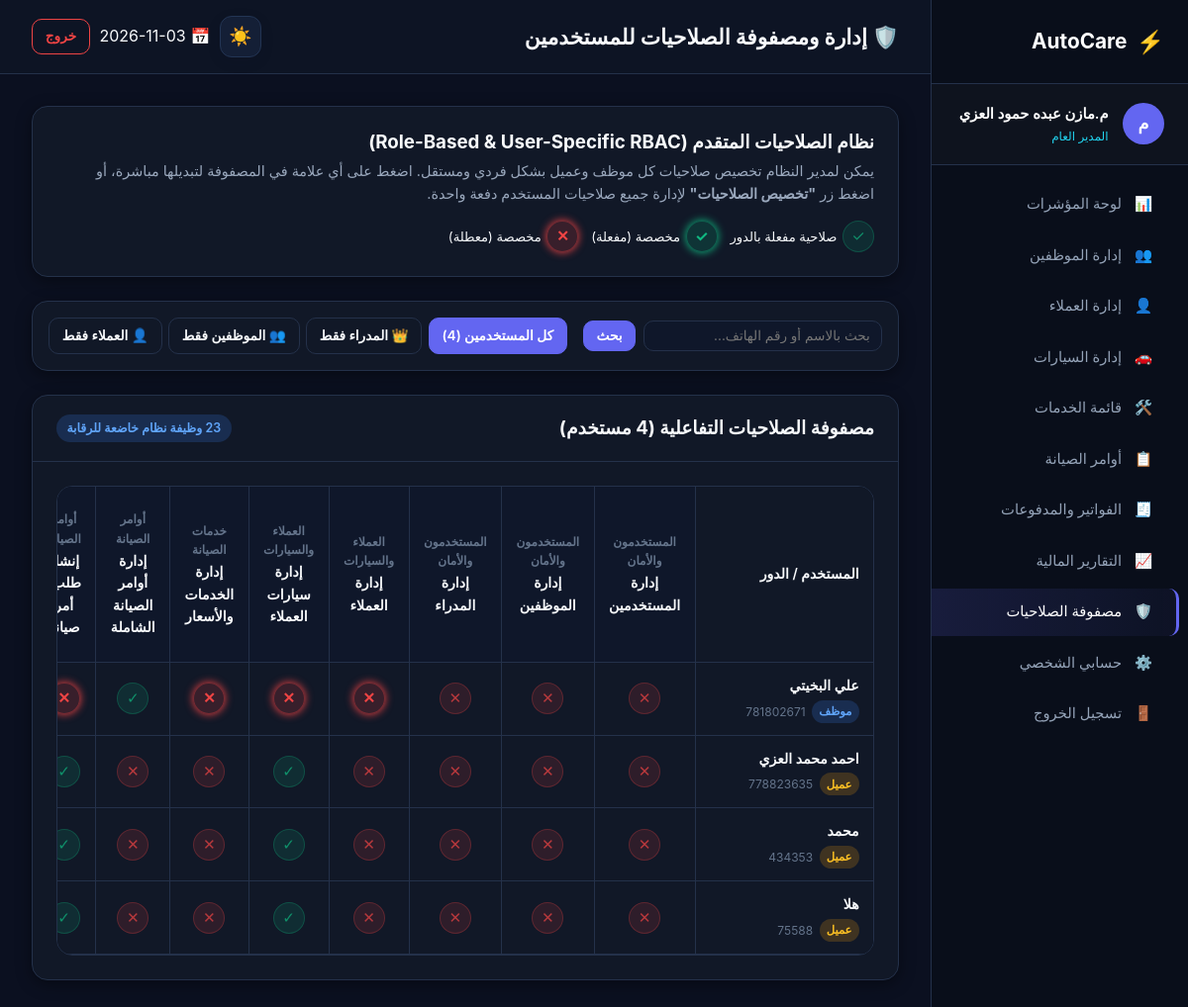
Page /permissions.php (signed in) on the committed database.
### tables this page shows
CREATE TABLE `users` (
  `id` int(10) UNSIGNED NOT NULL,
  `name` varchar(100) NOT NULL,
  `username` varchar(50) NOT NULL,
  `email` varchar(100) NOT NULL,
  `phone` varchar(25) NOT NULL,
  `password` varchar(255) NOT NULL,
  `role` enum('admin','employee','customer') NOT NULL DEFAULT 'customer',
  `status` enum('active','inactive','pending','pending_delete','deleted') NOT NULL DEFAULT 'active',
  `is_primary_admin` tinyint(1) NOT NULL DEFAULT 0,
  `deletion_requested` tinyint(1) NOT NULL DEFAULT 0,
  `deletion_requested_at` timestamp NULL DEFAULT NULL,
  `created_at` timestamp NULL DEFAULT current_timestamp(),
  `updated_at` timestamp NULL DEFAULT current_timestamp() ON UPDATE current_timestamp()
);

### config.php (called while the page is built, shortened)
<?php
function db(): PDO {
    static $pdo = null;
    if ($pdo === null) {
        $dsn = "mysql:host=" . DB_HOST . ";dbname=" . DB_NAME . ";charset=" . DB_CHARSET;
        $options = [
            PDO::ATTR_ERRMODE            => PDO::ERRMODE_EXCEPTION,
            PDO::ATTR_DEFAULT_FETCH_MODE => PDO::FETCH_ASSOC,
            PDO::ATTR_EMULATE_PREPARES   => false,
        ];
        try {
            $pdo = new PDO($dsn, DB_USER, DB_PASS, $options);
        } catch (PDOException $e) {
            die("خطأ في الاتصال بقاعدة البيانات: يرجى التحقق من ملف config.php وتأكيد استيراد database.sql.");
        }
    }
    return $pdo;
}
function is_logged_in(): bool {
    return !empty($_SESSION['user_id']) && !empty($_SESSION['user_role']);
}
function current_user(): ?array {
    return [
        'id'       => (int)$_SESSION['user_id'],
        'name'     => $_SESSION['user_name'] ?? '',
        'username' => $_SESSION['user_username'] ?? '',
        'email'    => $_SESSION['user_email'] ?? '',
        'role'     => $_SESSION['user_role'] ?? '',
    ];
}
function is_primary_admin(int $userId): bool {
    try {
        $stmt = db()->prepare("SELECT is_primary_admin FROM users WHERE id = :id AND role = 'admin' LIMIT 1");
        $stmt->execute([':id' => $userId]);
        return (int)$stmt->fetchColumn() === 1;
    } catch (Exception $e) {
        try {
            $stmt = db()->query("SELECT id FROM users WHERE role = 'admin' ORDER BY id ASC LIMIT 1");
            return (int)$stmt->fetchColumn() === $userId;
        } catch (Exception $e2) {
            return false;
        }
    }
}
function require_auth(array $allowed_roles = []): void {
    try {
        $stmt = db()->prepare("SELECT id, name, username, email, role, status FROM users WHERE id = :id LIMIT 1");
        $stmt->execute([':id' => (int)$_SESSION['user_id']]);
    } catch (Exception $e) {
        force_logout('تعذر التحقق من حسابك. يرجى تسجيل الدخول من جديد.');
    }
}
function get_user_permissions_map(int $userId, string $userRole): array {
    $result = [];
    $pdo = db();
    $customOverrides = [];
    try {
        $stmt = $pdo->prepare("SELECT permission_key, is_granted FROM user_permissions WHERE user_id = :uid");
        $stmt->execute([':uid' => $userId]);
        while ($row = $stmt->fetch()) {
            $customOverrides[$row['permission_key']] = (bool)$row['is_granted'];
        }
    } catch (Exception $e) {}
    foreach (SYSTEM_PERMISSIONS as $key => $perm) {
        $isDefault = in_array($userRole, $perm['default_roles'], true);
        $hasOverride = array_key_exists($key, $customOverrides);
        if ($userRole === 'admin') {
            if (is_primary_admin($userId)) {
                $isGranted = true;
            } elseif (in_array($key, ['manage_admins'], true)) {
                $isGranted = false;
                $hasOverride = false;
            } else {
                $isGranted = $hasOverride ? $customOverrides[$key] : true;
            }
        } else {
            $isGranted = $hasOverride ? $customOverrides[$key] : $isDefault;
        }
        $result[$key] = [
            'key'          => $key,
            'name'         => $perm['name'],
            'category'     => $perm['category'],
            'description'  => $perm['description'],
            'default_role' => $isDefault,
            'has_override' => $hasOverride,
            'is_granted'   => $isGranted
        ];
    }
    return $result;
}
function current_theme(): string {
    return 'dark';
}

### permissions.php (the view, shortened to what this page needs)
<?php
require_once __DIR__ . '/config.php';
require_auth(['admin']);
$pdo = db();
$user = current_user();
$theme = current_theme();
$roleFilter = $_GET['role'] ?? 'all';
$search = trim($_GET['q'] ?? '');
$query = "SELECT id, name, username, email, phone, role, status, is_primary_admin FROM users WHERE (role IN ('employee', 'customer') OR (role = 'admin' AND is_primary_admin = 0))";
$params = [];
$query .= " ORDER BY role ASC, name ASC";
$uStmt = $pdo->prepare($query);
$uStmt->execute($params);
$usersList = $uStmt->fetchAll();
$usersPermissions = [];
foreach ($usersList as $u) {
    $usersPermissions[$u['id']] = get_user_permissions_map($u['id'], $u['role']);
}
?>
<!DOCTYPE html>
<html lang="ar" dir="rtl" data-theme="<?= htmlspecialchars($theme) ?>">
<head>
    <link rel="stylesheet" href="style.css">
</head>
<body class="dashboard-body">
    <div class="dashboard-wrapper">
        <aside class="sidebar" id="appSidebar">
            <div class="sidebar-brand">
                <a href="dashboard.php" class="brand-link">
                    <span class="brand-icon">⚡</span>
                    <span class="brand-title">AutoCare</span>
                </a>
            </div>
            <div class="user-profile-badge">
                <div class="avatar-circle"><?= mb_substr($user['name'], 0, 1) ?></div>
                <div class="user-meta">
                    <div class="user-name"><?= htmlspecialchars($user['name']) ?></div>
                    <div class="user-role-tag">المدير العام</div>
                </div>
            </div>
            <nav class="sidebar-nav">
                <a href="dashboard.php" class="nav-item"><span class="icon">📊</span> لوحة المؤشرات</a>
                <a href="employees.php" class="nav-item"><span class="icon">👥</span> إدارة الموظفين</a>
                <a href="customers.php" class="nav-item"><span class="icon">👤</span> إدارة العملاء</a>
                <a href="vehicles.php" class="nav-item"><span class="icon">🚗</span> إدارة السيارات</a>
                <a href="services.php" class="nav-item"><span class="icon">🛠️</span> قائمة الخدمات</a>
                <a href="work_orders.php" class="nav-item"><span class="icon">📋</span> أوامر الصيانة</a>
                <a href="invoices.php" class="nav-item"><span class="icon">🧾</span> الفواتير والمدفوعات</a>
                <a href="reports.php" class="nav-item"><span class="icon">📈</span> التقارير المالية</a>
                <a href="permissions.php" class="nav-item active"><span class="icon">🛡️</span> مصفوفة الصلاحيات</a>
                <a href="profile.php" class="nav-item"><span class="icon">⚙️</span> حسابي الشخصي</a>
                <a href="logout.php" class="nav-item logout-link"><span class="icon">🚪</span> تسجيل الخروج</a>
            </nav>
        </aside>
        <main class="main-content">
            <header class="topbar">
                <div class="topbar-left">
                    <h2 class="page-title">🛡️ إدارة ومصفوفة الصلاحيات للمستخدمين</h2>
                </div>
                <div class="topbar-right">
                    <button type="button" class="theme-toggle-btn" onclick="toggleTheme()" title="تبديل المظهر بين الليلي والنهاري">
                        <span class="theme-icon"><?= current_theme() === 'dark' ? '☀️' : '🌙' ?></span>
                    </button>
                    <span class="system-time">📅 <?= date('Y-m-d') ?></span>
                    <a href="logout.php" class="btn btn-outline-danger btn-sm">خروج</a>
                </div>
            </header>
            <div class="content-container">
                <div class="card mb-4">
                    <div class="card-body">
                        <div class="flex-between">
                            <div>
                                <h3 style="margin-bottom: 0.3rem;">نظام الصلاحيات المتقدم (Role-Based & User-Specific RBAC)</h3>
                                <p style="margin: 0; font-size: 0.9rem;">
                                    يمكن لمدير النظام تخصيص صلاحيات كل موظف وعميل بشكل فردي ومستقل. اضغط على أي علامة في المصفوفة لتبديلها مباشرة، أو اضغط زر <strong>"تخصيص الصلاحيات"</strong> لإدارة جميع صلاحيات المستخدم دفعة واحدة.
                                </p>
                            </div>
                            <div style="display: flex; gap: 0.8rem; align-items: center; flex-wrap: wrap;">
                                <div style="display: flex; align-items: center; gap: 0.35rem; font-size: 0.82rem;">
                                    <span class="perm-pill granted default-role">✓</span> صلاحية مفعلة بالدور
                                </div>
                                <div style="display: flex; align-items: center; gap: 0.35rem; font-size: 0.82rem;">
                                    <span class="perm-pill granted override">✓</span> مخصصة (مفعلة)
                                </div>
                                <div style="display: flex; align-items: center; gap: 0.35rem; font-size: 0.82rem;">
                                    <span class="perm-pill denied override">✕</span> مخصصة (معطلة)
                                </div>
                            </div>
                        </div>
                    </div>
                </div>
                <div class="card mb-4">
                    <div class="card-body p-3">
                        <form method="GET" action="permissions.php" style="display: flex; gap: 1rem; align-items: center; flex-wrap: wrap;">
                            <div style="display: flex; gap: 0.5rem; flex: 1; min-width: 250px;">
                                <input type="text" name="q" value="<?= htmlspecialchars($search) ?>" class="form-control form-control-sm" placeholder="بحث بالاسم أو رقم الهاتف...">
                                <button type="submit" class="btn btn-primary btn-sm">بحث</button>
                            </div>
                            <div style="display: flex; gap: 0.4rem;">
                                <a href="permissions.php?role=all<?= !empty($search) ? '&q='.urlencode($search) : '' ?>" class="btn <?= $roleFilter === 'all' ? 'btn-primary' : 'btn-outline' ?> btn-sm">كل المستخدمين (<?= count($usersList) ?>)</a>
                                <a href="permissions.php?role=admin<?= !empty($search) ? '&q='.urlencode($search) : '' ?>" class="btn <?= $roleFilter === 'admin' ? 'btn-primary' : 'btn-outline' ?> btn-sm">👑 المدراء فقط</a>
                                <a href="permissions.php?role=employee<?= !empty($search) ? '&q='.urlencode($search) : '' ?>" class="btn <?= $roleFilter === 'employee' ? 'btn-primary' : 'btn-outline' ?> btn-sm">👥 الموظفين فقط</a>
                                <a href="permissions.php?role=customer<?= !empty($search) ? '&q='.urlencode($search) : '' ?>" class="btn <?= $roleFilter === 'customer' ? 'btn-primary' : 'btn-outline' ?> btn-sm">👤 العملاء فقط</a>
                            </div>
                        </form>
                    </div>
                </div>
                <div class="card">
                    <div class="card-header flex-between">
                        <h3 class="card-title">مصفوفة الصلاحيات التفاعلية (<?= count($usersList) ?> مستخدم)</h3>
                        <span class="badge badge-primary"><?= count(SYSTEM_PERMISSIONS) ?> وظيفة نظام خاضعة للرقابة</span>
                    </div>
                    <div class="card-body p-0">
                        <?php if (empty($usersList)): ?>
                            <div style="padding: 2.5rem; text-align: center; color: var(--text-muted);">
                                لا توجد حسابات مطابقة لبحثك في قائمة المدراء الإضافيين أو الموظفين أو العملاء.
                            </div>
                        <?php else: ?>
                            <div class="matrix-container">
                                <table class="matrix-table">
                                    <thead>
                                        <tr>
                                            <th class="user-col" style="text-align: right;">المستخدم / الدور</th>
                                            <?php foreach (SYSTEM_PERMISSIONS as $pkey => $pInfo): ?>
                                                <th title="<?= htmlspecialchars($pInfo['description']) ?>">
                                                    <div style="font-size: 0.75rem; color: var(--text-dim); margin-bottom: 2px;"><?= htmlspecialchars($pInfo['category']) ?></div>
                                                    <div><?= htmlspecialchars($pInfo['name']) ?></div>
                                                </th>
                                            <?php endforeach; ?>
                                        </tr>
                                    </thead>
                                    <tbody>
                                        <?php foreach ($usersList as $u):
                                            $uPerms = $usersPermissions[$u['id']];
                                        ?>
                                            <tr>
                                                <td class="user-col">
                                                    <div style="font-weight: 600; color: var(--heading-color);"><?= htmlspecialchars($u['name']) ?></div>
                                                    <div style="font-size: 0.8rem; display: flex; gap: 0.4rem; align-items: center; margin-top: 3px;">
                                                        <span class="badge <?= $u['role'] === 'admin' ? 'badge-danger' : ($u['role'] === 'employee' ? 'badge-primary' : 'badge-warning') ?>" style="font-size: 0.72rem; padding: 0.15rem 0.45rem;">
                                                            <?= $u['role'] === 'admin' ? 'أدمن' : ($u['role'] === 'employee' ? 'موظف' : 'عميل') ?>
                                                        </span>
                                                        <span style="color: var(--text-dim); font-size: 0.75rem;"><?= htmlspecialchars($u['phone']) ?></span>
                                                    </div>
                                                </td>
                                                <?php foreach (SYSTEM_PERMISSIONS as $pkey => $pInfo):
                                                    $pData = $uPerms[$pkey];
                                                    $isGranted = $pData['is_granted'];
                                                    $hasOverride = $pData['has_override'];
                                                ?>
                                                    <td>
                                                        <?php $protectedForAdditionalAdmin = $u['role'] === 'admin' && in_array($pkey, ['manage_admins'], true); ?>
                                                        <?php if ($protectedForAdditionalAdmin): ?>
                                                            <span class="perm-pill denied default-role" title="هذه الصلاحية محصورة بالمدير الرئيسي ولا يمكن منحها للمدير الإضافي">🔒</span>
                                                        <?php else: ?>
                                                            <form method="POST" action="permissions.php" style="display: inline;">
                                                                <button type="submit"
                                                                        class="perm-pill <?= $isGranted ? 'granted' : 'denied' ?> <?= $hasOverride ? 'override' : 'default-role' ?>"
                                                                        title="<?= $isGranted ? 'صلاحية مفعّلة - اضغط للتعطيل' : 'صلاحية معطّلة - اضغط للتفعيل' ?> (<?= htmlspecialchars($pInfo['name']) ?>)">
                                                                    <?= $isGranted ? '✓' : '✕' ?>
                                                                </button>
                                                            </form>
                                                        <?php endif; ?>
                                                    </td>
                                                <?php endforeach; ?>
                                            </tr>
                                        <?php endforeach; ?>
                                    </tbody>
                                </table>
                            </div>
                        <?php endif; ?>
                    </div>
                </div>
            </div>
        </main>
    </div>
</body>
</html>

### rows in the picture
users: name "م", name "م.مازن عبده حمود العزي"
users: name "علي البخيتي", role "موظف", phone "781802671"
users: name "احمد محمد العزي", role "عميل", phone "778823635"
users: name "محمد", role "عميل", phone "434353"
users: name "هلا", role "عميل", phone "75588"

### other values in the picture
count($usersList) "4"
$pInfo['category'] "المستخدمون والأمان"
$pInfo['name'] "إدارة المستخدمين"
$pInfo['name'] "إدارة الموظفين"
$pInfo['name'] "إدارة المدراء"
$pInfo['category'] "العملاء والسيارات"
$pInfo['name'] "إدارة العملاء"
$pInfo['name'] "إدارة سيارات العملاء"
$pInfo['category'] "خدمات الصيانة"
$pInfo['name'] "إدارة الخدمات والأسعار"
$pInfo['category'] "أوامر الصيانة"
$pInfo['name'] "إدارة أوامر الصيانة الشاملة"
